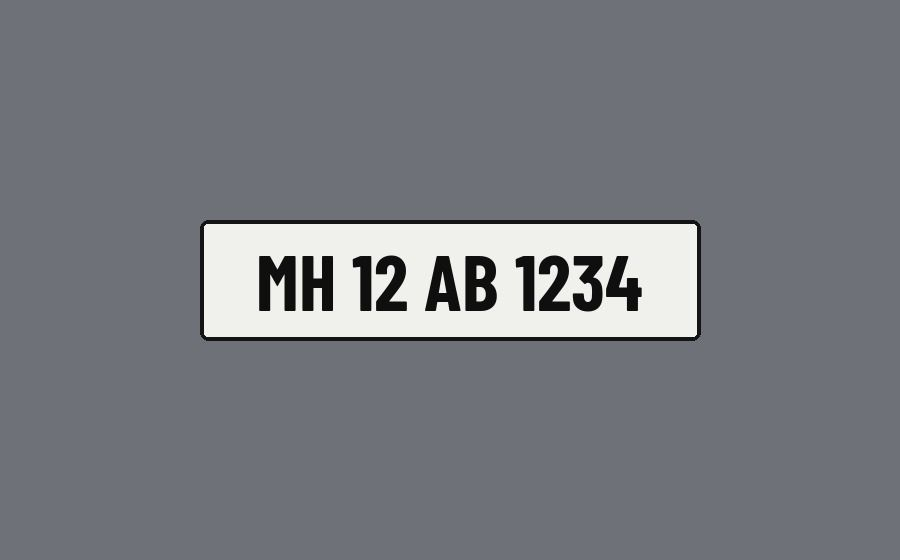
#> input picture app/test/fixtures/plate.jpg, 900 x 560 px
$ python -i gate.py   (imports and definitions only)
#> lines starting #> are read from the running program, lines starting #| are printed output that depends on the picture
"""Capture-quality gate: cheap checks that decide "retake" before any recognition is attempted.

This is the most effective glare / blur / smudge defence there is, and it is not a model: a
live preview can run it every frame and tell the user *what to change* ("move closer", "tilt
to avoid glare") while a better photo is still obtainable. Reconstructing a destroyed
character afterwards is a last resort that can only ever be flagged, never trusted.

All thresholds below are PROVISIONAL (chosen from first principles, then eyeballed on the
synthetic set); they must be tuned on real captures against recognition success before the
gate is allowed to block users. ``calibrated`` on the report says so.

Cost: a few array passes over a ~48 px-high crop - sub-millisecond-scale in native code.
"""

from __future__ import annotations

from dataclasses import dataclass, field

import numpy as np
from PIL import Image
from scipy import ndimage as ndi

THRESHOLDS = dict(
    min_height_px=24,        # glyph rows below this cannot be read reliably
    min_sharpness=4.0,       # re-blur ratio on the 48-px-high normalised crop (sharp ~10-23, sigma=3 blur ~2-5)
    max_glare_frac=0.06,     # saturated pixels
    max_glare_blob=0.025,    # largest connected saturated blob, as fraction of crop area
    min_mean=40.0, max_mean=215.0,
    min_contrast=0.18,       # (p95 - p5) / 255
    max_clipped_dark=0.25,
)


@dataclass
class QualityReport:
    metrics: dict[str, float]
    issues: list[str] = field(default_factory=list)
    guidance: list[str] = field(default_factory=list)
    calibrated: bool = False

    @property
    def ok(self) -> bool:
        return not self.issues

    def as_dict(self) -> dict:
        return {"ok": self.ok, "metrics": self.metrics, "issues": self.issues,
                "guidance": self.guidance, "calibrated": self.calibrated}


def _gray(img: np.ndarray) -> np.ndarray:
    if img.ndim == 2:
        return img.astype(np.float32)
    return (img[..., 0] * 0.299 + img[..., 1] * 0.587 + img[..., 2] * 0.114).astype(np.float32)


def assess_crop(img: np.ndarray, thresholds: dict | None = None) -> QualityReport:
    """``img``: HxW or HxWx3 uint8 crop of one plate / VIN region (detector output)."""
    t = {**THRESHOLDS, **(thresholds or {})}
    g = _gray(img)
    h, w = g.shape
#> h = 560; w = 900
    # normalise scale so sharpness does not depend on how big the crop happens to be
    scale = 48.0 / h
#> scale = 0.0857
    gn = np.asarray(Image.fromarray(g.astype(np.uint8)).resize((max(8, int(w * scale)), 48), Image.BILINEAR), np.float32)
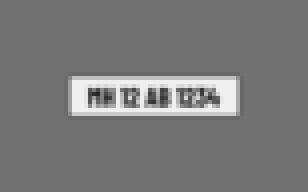
#> gn: shape (48, 77) float32 (shown 4 times larger); min 38, max 240, mean 121.4

    # No-reference sharpness by re-blur: a sharp image loses most of its Laplacian energy when
    # blurred a little more, an already-blurry one barely changes. Unlike raw Laplacian
    # variance this does not depend on how much text/edge content the crop happens to hold.
    sharp = float(ndi.laplace(gn).var() / (ndi.laplace(ndi.gaussian_filter(gn, 1.2)).var() + 1e-6))
#> sharp = 26.68
    sat = gn >= 250
#> sat: shape (48, 77) bool; every value is 0
    glare_frac = float(sat.mean())
#> glare_frac = 0
    lab, n = ndi.label(sat)
#> lab: shape (48, 77) int32; every value is 0
#> n = 0
    blob = float(np.bincount(lab.ravel())[1:].max() / sat.size) if n else 0.0
#> blob = 0
    p5, p95 = np.percentile(gn, [5, 95])
#> p5 = 113; p95 = 207
    contrast = float((p95 - p5) / 255)
#> contrast = 0.369
    m = {
        "height_px": float(h), "sharpness": round(sharp, 2), "glare_frac": round(glare_frac, 4),
        "glare_blob": round(blob, 4), "mean": round(float(gn.mean()), 1), "contrast": round(contrast, 3),
        "dark_clipped": round(float((gn <= 5).mean()), 4),
    }
#> m = {'height_px': 560, 'sharpness': 26.68, 'glare_frac': 0, 'glare_blob': 0, 'mean': 121.4, 'contrast': 0.369, 'dark_clipped': 0}

    issues, tips = [], []
    if h < t["min_height_px"]:
        issues.append("too small"); tips.append("Move closer so the plate/number fills more of the frame.")
    if sharp < t["min_sharpness"]:
        issues.append("blurred"); tips.append("Hold the phone steady and tap to focus.")
    if glare_frac > t["max_glare_frac"] or blob > t["max_glare_blob"]:
        issues.append("glare"); tips.append("Tilt the phone a little or step aside to move the reflection off the number.")
    if m["mean"] < t["min_mean"] or m["dark_clipped"] > t["max_clipped_dark"]:
        issues.append("too dark"); tips.append("Add light, or turn the torch on and move to avoid reflections.")
    if m["mean"] > t["max_mean"]:
        issues.append("overexposed"); tips.append("Reduce the light on the plate or avoid direct flash.")
    if contrast < t["min_contrast"] and "overexposed" not in issues and "too dark" not in issues:
        issues.append("low contrast"); tips.append("Clean the surface if possible and retake from a different angle.")
    return QualityReport(m, issues, tips)

>>> import cv2
>>> picture = cv2.imread('../../../app/test/fixtures/plate.jpg', cv2.IMREAD_GRAYSCALE)
>>> result = assess_crop(picture)
